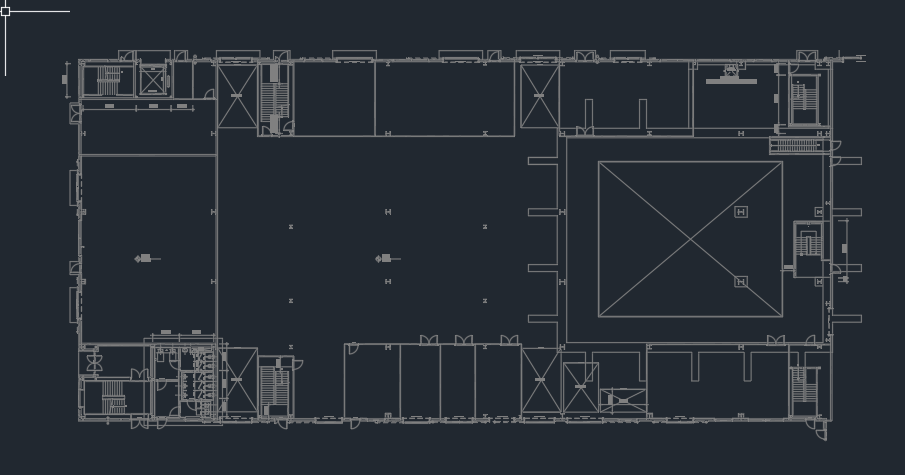
#> input picture data/original1.png, 905 x 475 px, found by its file name
$ jupyter execute room_extraction_experiment.ipynb   (shell and % lines are left out)
#> lines starting #> are read from the running program, lines starting #| are printed output that depends on the picture; after the words box and inside, x2 and y2 are one past the last pixel; in counts of white or black regions, pixels touching at a corner belong together
# AutoCAD Room Extraction Experiment

This notebook builds an experimental pipeline for finding enclosed room-like regions from the captured AutoCAD image in `data/original1.png`.

The output includes:
- approximate room candidates
- four-point coordinates for each retained room
- a room count
- a green overlay drawn on the source image

The PNG currently exposes pixel size and DPI metadata. If wall lengths or outer-frame millimeter metadata are available elsewhere, those values can be joined later.

## 1. Verify Python Packages

Check whether `numpy`, `PIL`, `matplotlib`, and `cv2` are available before running the rest of the notebook.

[cell 1]
import importlib.util
import site
import sys
from pathlib import Path

required_packages = {
    "numpy": "numpy",
    "PIL": "Pillow",
    "matplotlib": "matplotlib",
    "cv2": "opencv-python-headless",
}

usersite = Path(site.getusersitepackages())
if usersite.exists() and str(usersite) not in sys.path:
    sys.path.insert(0, str(usersite))

print(f"Python executable: {sys.executable}")
print(f"User site-packages: {usersite}")
print()

missing_packages = []
for module_name, package_name in required_packages.items():
    is_available = importlib.util.find_spec(module_name) is not None
    status = "OK" if is_available else "MISSING"
    print(f"{module_name:12s} -> {status}")
    if not is_available:
        missing_packages.append(package_name)

if missing_packages:
    print()
    print("Install missing packages in a notebook cell if needed:")
    print(f"%pip install {' '.join(sorted(set(missing_packages)))}")
else:
    print()
    print("All required packages are available.")

## 2. Load the PNG and Inspect Image Metadata

Open the floor-plan screenshot with Pillow, print the image path being used, and inspect basic PNG metadata.

[cell 2]
from PIL import Image


def resolve_image_path() -> Path:
    candidates = [
        Path.cwd() / "data" / "original1.png",
        Path.cwd().parent / "data" / "original1.png",
        Path("/Users/andy/works/ai/maf-boilerplate/data/original1.png"),
    ]
    for candidate in candidates:
        if candidate.exists():
            return candidate.resolve()
    raise FileNotFoundError("Could not find data/original1.png from the current notebook context.")


image_path = resolve_image_path()
pil_image = Image.open(image_path)
#> pil_image is the input picture: PIL image 905x475 RGBA; mean R, G, B, A 40.1, 46.5, 54, 255
print(f"Image path: {image_path}")
print(f"Image size: {pil_image.size}")
#| Image size: (905, 475)
print("PNG metadata:")
for key, value in pil_image.info.items():
    print(f"- {key}: {value}")
#> this loop made 3 passes
#> (key, value) on passes 1 to 3: ('srgb', 0), ('gamma', 0.455), ('dpi', (95.99, 95.99))
#> (printed output is left out)

## 3. Display the Source Image

Render the original image inline so later masks and overlays can be compared visually.

[cell 3]
import matplotlib.pyplot as plt

plt.figure(figsize=(16, 8))
plt.imshow(pil_image)
plt.title("Source image: data/original1.png")
plt.axis("off")
plt.show()

## 4. Convert the Image to Grayscale

Load the PNG with OpenCV, convert BGR to grayscale, and inspect the grayscale floor plan.

[cell 4]
import cv2
import numpy as np

bgr_image = cv2.imread(str(image_path))
if bgr_image is None:
    raise RuntimeError(f"OpenCV could not open: {image_path}")

gray_image = cv2.cvtColor(bgr_image, cv2.COLOR_BGR2GRAY)

plt.figure(figsize=(16, 8))
plt.imshow(gray_image, cmap="gray")
plt.title("Grayscale image")
plt.axis("off")
plt.show()

print(f"Grayscale min={gray_image.min()}, max={gray_image.max()}, mean={gray_image.mean():.2f}")
#| Grayscale min=39, max=252, mean=45.62

## 5. Create a Binary Line Mask

Apply a brightness threshold to isolate the bright structural lines that are likely to represent walls or room boundaries.

[cell 5]
threshold_value = 100
_, binary_line_mask = cv2.threshold(gray_image, threshold_value, 255, cv2.THRESH_BINARY)

plt.figure(figsize=(16, 8))
plt.imshow(binary_line_mask, cmap="gray")
plt.title(f"Binary line mask (threshold={threshold_value})")
plt.axis("off")
plt.show()

## 6. Refine Walls with Morphological Operations

Use dilation and closing to strengthen broken wall lines and close small gaps that prevent room enclosure detection.

[cell 6]
dilate_iterations = 2
closing_kernel_size = 31

refined_walls = cv2.dilate(binary_line_mask, np.ones((3, 3), np.uint8), iterations=dilate_iterations)
refined_walls = cv2.morphologyEx(
    refined_walls,
    cv2.MORPH_CLOSE,
    np.ones((closing_kernel_size, closing_kernel_size), np.uint8),
    iterations=1,
)

plt.figure(figsize=(16, 8))
plt.imshow(refined_walls, cmap="gray")
plt.title(
    f"Refined wall mask (dilate_iterations={dilate_iterations}, closing_kernel_size={closing_kernel_size})"
)
plt.axis("off")
plt.show()

## 7. Invert the Mask and Flood Fill the Background

Invert the wall mask and flood fill from the top-left corner so outside background pixels are separated from enclosed internal regions.

[cell 7]
inverted_mask = cv2.bitwise_not(refined_walls)
flood_filled = inverted_mask.copy()
height, width = flood_filled.shape
flood_mask = np.zeros((height + 2, width + 2), np.uint8)
cv2.floodFill(flood_filled, flood_mask, (0, 0), 128)
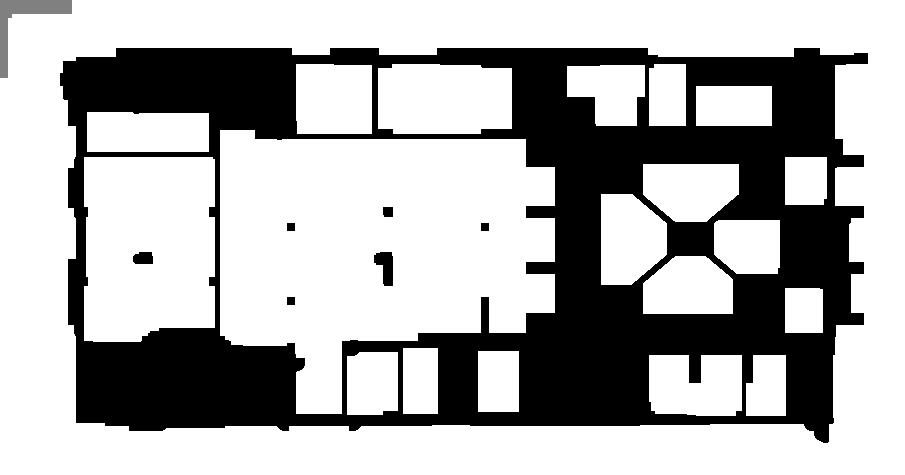
#> flood_filled: shape (475, 905); min 0, max 255, mean 174.5

plt.figure(figsize=(16, 8))
plt.imshow(flood_filled, cmap="gray")
plt.title("Flood-filled background map")
plt.axis("off")
plt.show()

## 8. Extract Enclosed Regions

Keep only the pixels that remain enclosed after flood filling and visualize the result.

[cell 8]
enclosed_regions = np.where(flood_filled == 255, 255, 0).astype(np.uint8)

plt.figure(figsize=(16, 8))
plt.imshow(enclosed_regions, cmap="gray")
plt.title("Enclosed-region mask")
plt.axis("off")
plt.show()

## 9. Measure Connected Components

Measure each enclosed connected component and print bounding box, area, and extent values.

[cell 9]
component_count, component_labels, component_stats, component_centroids = cv2.connectedComponentsWithStats(
    enclosed_regions,
    connectivity=8,
)
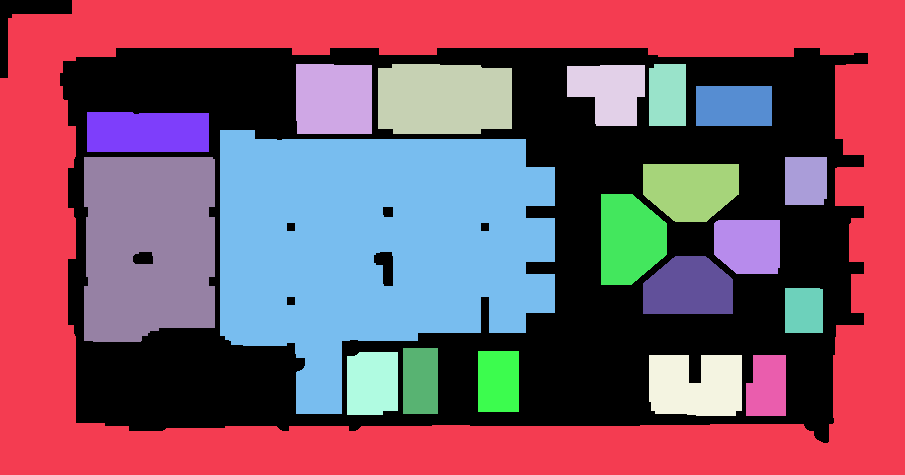
#> component_labels: shape (475, 905) int32; 21 distinct labels, from 0 to 20; one colour per label, 0 black
#> component_count = 21; component_stats = 21 rows, first 6: [0, 0, 868, 443, 136416], [0, 0, 905, 475, 138954], [296, 64, 76, 70, 5269], [378, 64, 134, 70, 8930], [567, 65, 78, 61, 3679], [649, 64, 37, 62, 2274]; component_centroids = 21 rows, first 8: [493.7, 241.6], [448.4, 237.9], [333.5, 98.68], [443.7, 98.48], [609, 90.71], [667.1, 94.76], [733.5, 105.5], [147.1, 131.8]

component_rows = []
for component_id in range(1, component_count):
    x, y, w_box, h_box, area = component_stats[component_id]
    extent = area / float(max(w_box * h_box, 1))
    component_rows.append({
        "component_id": int(component_id),
        "x": int(x),
        "y": int(y),
        "width": int(w_box),
        "height": int(h_box),
        "area": int(area),
        "extent": round(extent, 3),
    })
#> this loop made 20 passes
#> (x, y, w_box, h_box, area, extent) on passes 1 to 4: (0, 0, 905, 475, 138954, 0.323), (296, 64, 76, 70, 5269, 0.99), (378, 64, 134, 70, 8930, 0.952), (567, 65, 78, 61, 3679, 0.773)
#> after the loop, component_rows = 20 items

print(f"Connected components (excluding background): {component_count - 1}")
#| Connected components (excluding background): 20
for row in sorted(component_rows, key=lambda item: item["area"], reverse=True):
    print(row)
#> this loop made 20 passes
#| {'component_id': 1, 'x': 0, 'y': 0, 'width': 905, 'height': 475, 'area': 138954, 'extent': 0.323}
#| {'component_id': 8, 'x': 220, 'y': 130, 'width': 335, 'height': 284, 'area': 67293, 'extent': 0.707}
#> (further printed lines are left out)

## 10. Filter Candidate Rooms

Filter components using size, border-touch, and shape heuristics. For each retained candidate, compute a simple four-point rectangle and report basic metrics.

[cell 10]
min_room_area = 1700
max_room_area = 90000
min_extent = 0.68

image_height, image_width = enclosed_regions.shape
room_candidates = []

for component_id in range(1, component_count):
    x, y, w_box, h_box, area = component_stats[component_id]
    touches_border = x == 0 or y == 0 or x + w_box >= image_width or y + h_box >= image_height
    extent = area / float(max(w_box * h_box, 1))

    if touches_border:
        continue
    if area < min_room_area or area > max_room_area:
        continue
    if extent < min_extent:
        continue

    component_mask = (component_labels == component_id).astype(np.uint8) * 255
    contours, _ = cv2.findContours(component_mask, cv2.RETR_EXTERNAL, cv2.CHAIN_APPROX_SIMPLE)
    contour = max(contours, key=cv2.contourArea)
    rect = cv2.minAreaRect(contour)
    box = cv2.boxPoints(rect).astype(int)
    line_density = float(binary_line_mask[component_mask > 0].mean() / 255.0)

    room_candidates.append({
        "component_id": int(component_id),
        "area": int(area),
        "bbox": [int(x), int(y), int(w_box), int(h_box)],
        "extent": round(extent, 3),
        "line_density": round(line_density, 4),
        "points": [[int(px), int(py)] for px, py in box.tolist()],
    })
#> this loop made 20 passes
#> (x, y, w_box, h_box, area, touches_border, extent, rect) on passes 2 to 4: (296, 64, 76, 70, 5269, False, 0.99, ((333.5, 98.5), (69, 75), -90)), (378, 64, 134, 70, 8930, False, 0.952, ((444.5, 98.5), (69, 133), -90)), (567, 65, 78, 61, 3679, False, 0.773, ((605.5, 95), (60, 77), -90))
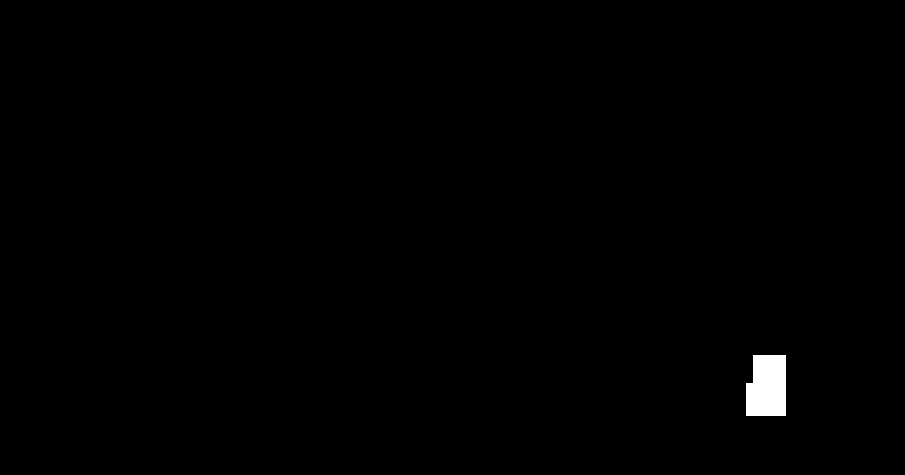
#> component_mask: shape (475, 905); 0.52% white; 1 white region, box (x1, y1, x2, y2) and area: (746, 355, 786, 416) 2244
#> after the loop, room_candidates = 19 items

room_candidates = sorted(room_candidates, key=lambda item: item["area"], reverse=True)
room_count = len(room_candidates)
#> room_count = 19

print(f"Retained room candidates: {room_count}")
#| Retained room candidates: 19
for index, candidate in enumerate(room_candidates, start=1):
    print(f"Room {index:02d}: {candidate}")
#> this loop made 19 passes
#| Room 01: {'component_id': 8, 'area': 67293, 'bbox': [220, 130, 335, 284], 'extent': 0.707, 'line_density': 0.0, 'points': [[554, 413], [220, 413], [220, 130], [554, 130]]}
#| Room 02: {'component_id': 9, 'area': 22756, 'bbox': [84, 157, 131, 185], 'extent': 0.939, 'line_density': 0.0, 'points': [[213, 340], [83, 340], [83, 157], [213, 157]]}
#> (further printed lines are left out)

## 11. Visualize Bounding Boxes on the Image

Draw green room overlays, four-point rectangles, and labels on the original image. The displayed room count must match the retained candidate list.

[cell 11]
overlay_bgr = bgr_image.copy()
fill_bgr = bgr_image.copy()

for index, candidate in enumerate(room_candidates, start=1):
    polygon = np.array(candidate["points"], dtype=np.int32)
    cv2.fillPoly(fill_bgr, [polygon], color=(0, 180, 0))
    cv2.polylines(overlay_bgr, [polygon], isClosed=True, color=(0, 255, 0), thickness=2)
    label_x, label_y = candidate["bbox"][0], max(candidate["bbox"][1] - 8, 20)
    cv2.putText(
        overlay_bgr,
        f"R{index}",
        (label_x, label_y),
        cv2.FONT_HERSHEY_SIMPLEX,
        0.6,
        (0, 255, 0),
        2,
        cv2.LINE_AA,
    )
#> this loop made 19 passes
#> (polygon, label_x, label_y) on passes 1 to 4: ([[554, 413], [220, 413], [220, 130], [554, 130]], 220, 122), ([[213, 340], [83, 340], [83, 157], [213, 157]], 84, 149), ([[511, 133], [378, 133], [378, 64], [511, 64]], 378, 56), ([[371, 133], [296, 133], [296, 64], [371, 64]], 296, 56)
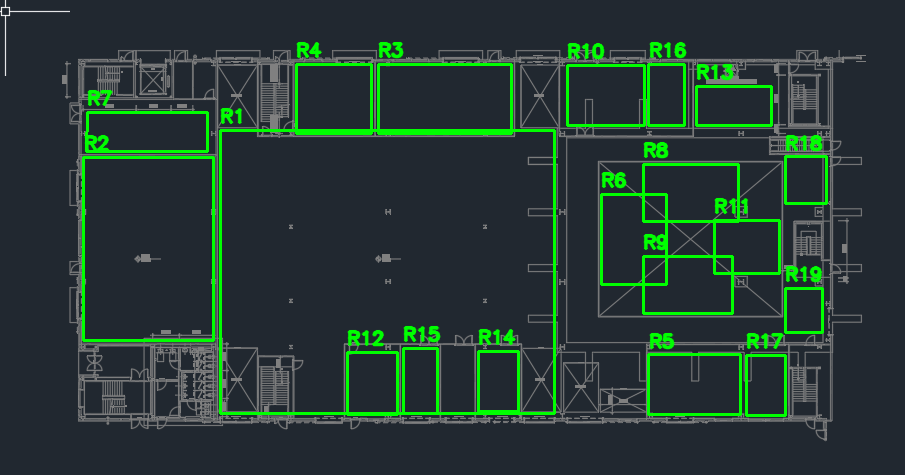
#> overlay_bgr: shape (475, 905, 3); mean B, G, R 51.1, 58, 37.9

annotated_bgr = cv2.addWeighted(fill_bgr, 0.28, overlay_bgr, 0.72, 0.0)
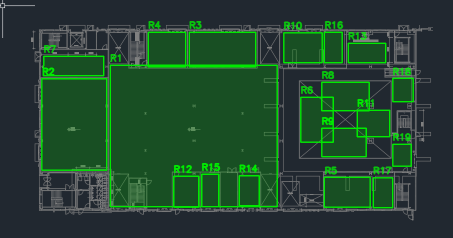
#> annotated_bgr: shape (475, 905, 3) (shown at 1/2 size); mean B, G, R 46.2, 70.7, 34.5
annotated_rgb = cv2.cvtColor(annotated_bgr, cv2.COLOR_BGR2RGB)
output_path = image_path.parent / "original1_room_overlay.png"
cv2.imwrite(str(output_path), annotated_bgr)

plt.figure(figsize=(18, 10))
plt.imshow(annotated_rgb)
plt.title(f"Detected room candidates: {room_count}")
plt.axis("off")
plt.show()

print(f"Saved overlay image to: {output_path}")
for index, candidate in enumerate(room_candidates, start=1):
    print(f"Room {index:02d} 4-point coordinates: {candidate['points']}")

## 12. Tune Threshold and Morphology Parameters

Rerun the enclosure pipeline for several threshold and morphology settings so segmentation quality can be compared quickly.

[cell 12]
def run_room_pipeline(gray, threshold_value, dilate_iterations, closing_kernel_size, min_room_area=1700, max_room_area=90000, min_extent=0.68):
    _, line_mask = cv2.threshold(gray, threshold_value, 255, cv2.THRESH_BINARY)
    refined = cv2.dilate(line_mask, np.ones((3, 3), np.uint8), iterations=dilate_iterations)
    refined = cv2.morphologyEx(
        refined,
        cv2.MORPH_CLOSE,
        np.ones((closing_kernel_size, closing_kernel_size), np.uint8),
        iterations=1,
    )

    free = cv2.bitwise_not(refined)
    flood = free.copy()
    h, w = flood.shape
    mask = np.zeros((h + 2, w + 2), np.uint8)
    cv2.floodFill(flood, mask, (0, 0), 128)
    enclosed = np.where(flood == 255, 255, 0).astype(np.uint8)

    component_count, component_labels, component_stats, _ = cv2.connectedComponentsWithStats(enclosed, connectivity=8)
    rooms = []
    for component_id in range(1, component_count):
        x, y, w_box, h_box, area = component_stats[component_id]
        extent = area / float(max(w_box * h_box, 1))
        touches_border = x == 0 or y == 0 or x + w_box >= w or y + h_box >= h
        if touches_border or area < min_room_area or area > max_room_area or extent < min_extent:
            continue
        component_mask = (component_labels == component_id).astype(np.uint8) * 255
        contours, _ = cv2.findContours(component_mask, cv2.RETR_EXTERNAL, cv2.CHAIN_APPROX_SIMPLE)
        contour = max(contours, key=cv2.contourArea)
        rect = cv2.minAreaRect(contour)
        box = cv2.boxPoints(rect).astype(int)
        rooms.append({
            "component_id": int(component_id),
            "area": int(area),
            "bbox": [int(x), int(y), int(w_box), int(h_box)],
            "extent": round(extent, 3),
            "points": [[int(px), int(py)] for px, py in box.tolist()],
        })

    return {
        "line_mask": line_mask,
        "refined_walls": refined,
        "enclosed": enclosed,
        "rooms": sorted(rooms, key=lambda item: item["area"], reverse=True),
    }


tuning_settings = [
    (80, 2, 31),
    (90, 2, 31),
    (100, 2, 31),
    (110, 2, 31),
    (100, 2, 41),
    (110, 3, 31),
]

fig, axes = plt.subplots(len(tuning_settings), 2, figsize=(18, 5 * len(tuning_settings)))

for row_index, (thr_value, dil_value, close_value) in enumerate(tuning_settings):
    result = run_room_pipeline(gray_image, thr_value, dil_value, close_value)
    preview_rgb = cv2.cvtColor(bgr_image.copy(), cv2.COLOR_BGR2RGB)

    for candidate in result["rooms"]:
        polygon = np.array(candidate["points"], dtype=np.int32)
        cv2.polylines(preview_rgb, [polygon], isClosed=True, color=(0, 255, 0), thickness=2)

    axes[row_index, 0].imshow(result["enclosed"], cmap="gray")
    axes[row_index, 0].set_title(
        f"Mask: thr={thr_value}, dil={dil_value}, close={close_value}"
    )
    axes[row_index, 0].axis("off")

    axes[row_index, 1].imshow(preview_rgb)
    axes[row_index, 1].set_title(
        f"Candidates={len(result['rooms'])} for thr={thr_value}, dil={dil_value}, close={close_value}"
    )
    axes[row_index, 1].axis("off")
#> this loop made 6 passes
#> component_count in run_room_pipeline on passes 1 to 4: 21, 21, 21, 22
#> pass 1, in run_room_pipeline, `refined = cv2.morphologyEx( refined, cv2.MORPH_CLOSE, np.ones((closing..`:
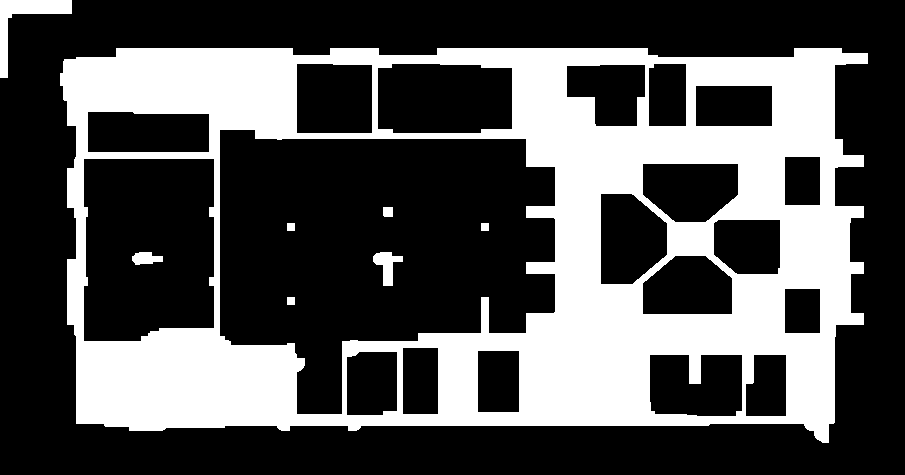
#> refined: shape (475, 905); 32.3% white; 8 white regions, largest, box (x1, y1, x2, y2) and area: (60, 48, 868, 443) 136318, (0, 0, 72, 78) 1536, (373, 252, 403, 286) 507

plt.tight_layout()
plt.show()
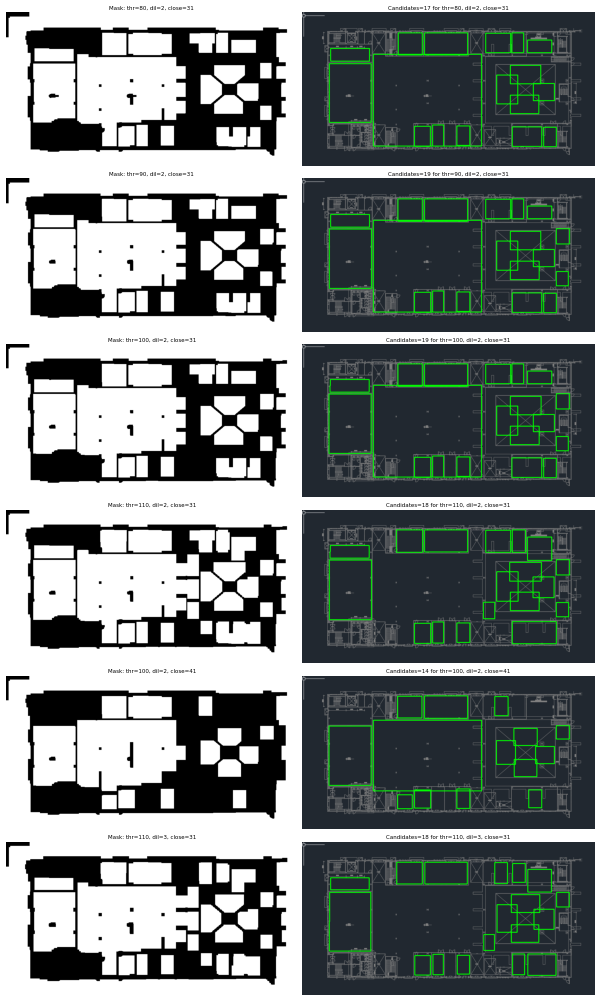
#> figure drawn by matplotlib, 12 panels
